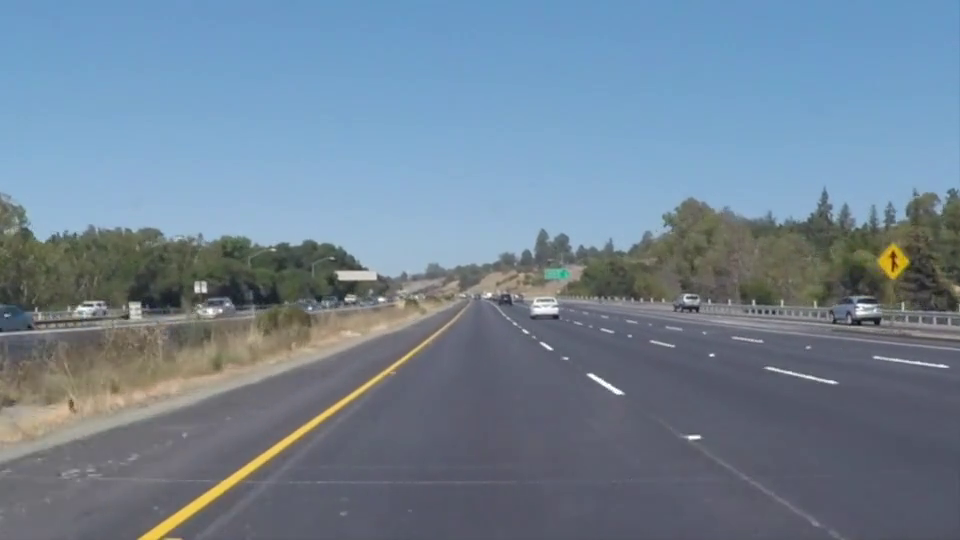
#> input picture frame 68 of solidYellowLeft.mp4, 960 x 540 px
$ python basic_lane_detection.py
#> lines starting #> are read from the running program, lines starting #| are printed output that depends on the picture; after the words box and inside, x2 and y2 are one past the last pixel; in counts of white or black regions, pixels touching at a corner belong together
import cv2
import numpy as np

cap = cv2.VideoCapture(r'D:\computer vision\drive-download-20251028T233500Z-1-001\Basic-Lane-Detection\solidYellowLeft.mp4')

# Read first frame to get width and height
ret, frame = cap.read()
#> frame is the input picture: shape (540, 960, 3); mean B, G, R 148.4, 131.1, 112.8
if not ret:
    print("Error: Couldn't read video.")
    cap.release()
    exit()

height, width = frame.shape[:2]
#> height = 540; width = 960

# Define VideoWriter outside the loop
out = cv2.VideoWriter('output.mp4', cv2.VideoWriter_fourcc(*'mp4v'), 20.0, (width, height))

cap.set(cv2.CAP_PROP_POS_FRAMES, 0)  # reset video to start

while True:
    ret, frame = cap.read()
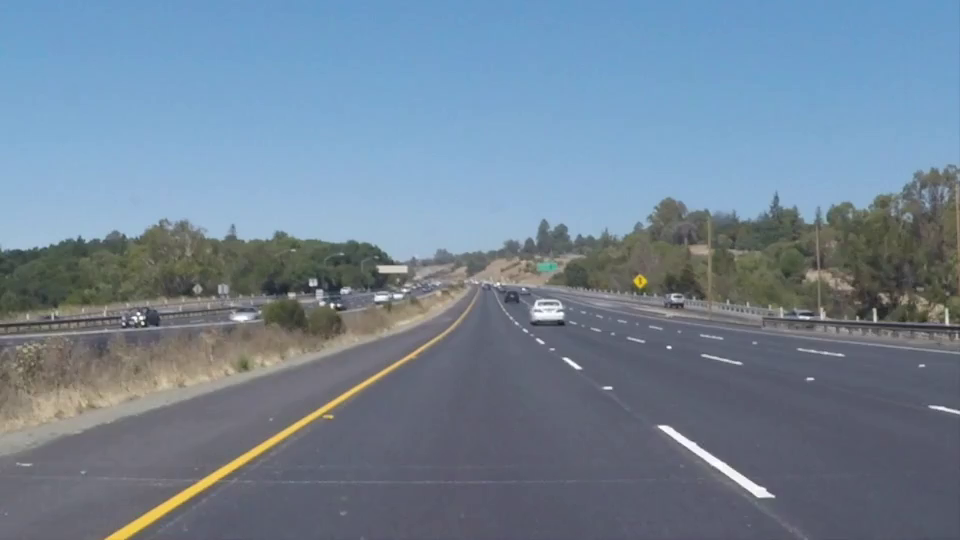
#> input picture frame 0 of solidYellowLeft.mp4, 960 x 540 px
#> frame is the input picture: shape (540, 960, 3); mean B, G, R 149.6, 131.7, 113.5
    if not ret:
        break

    mask = np.zeros((height, width), dtype=np.uint8)
    trapezoid = np.array([[
        (int(width * 0.1), height),
        (int(width * 0.9), height),
        (int(width * 0.6), int(height * 0.6)),
        (int(width * 0.4), int(height * 0.6))
    ]], dtype=np.int32)
    cv2.fillPoly(mask, trapezoid, 255)
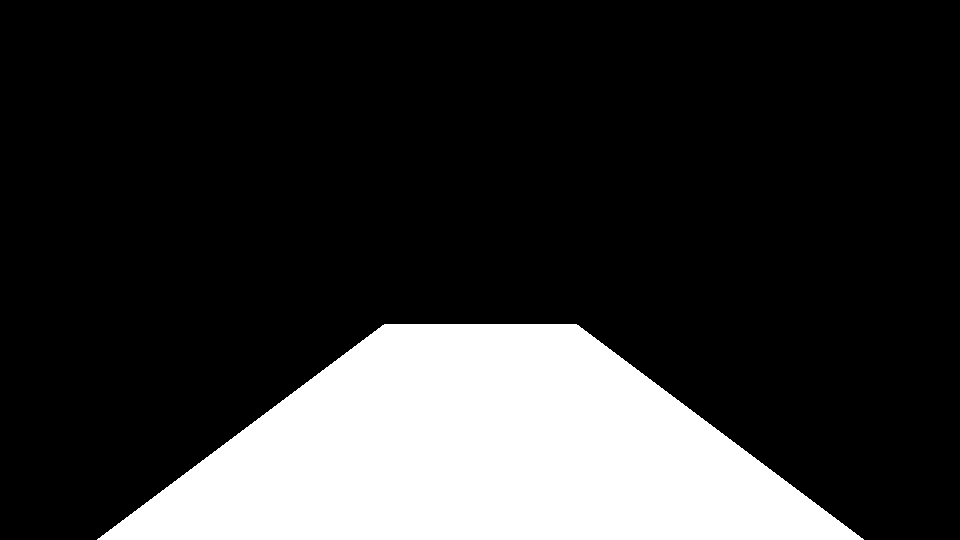
#> mask: shape (540, 960); 20% white; 1 white region, box (x1, y1, x2, y2) and area: (97, 324, 864, 540) 103752

    gray = cv2.cvtColor(frame, cv2.COLOR_BGR2GRAY)
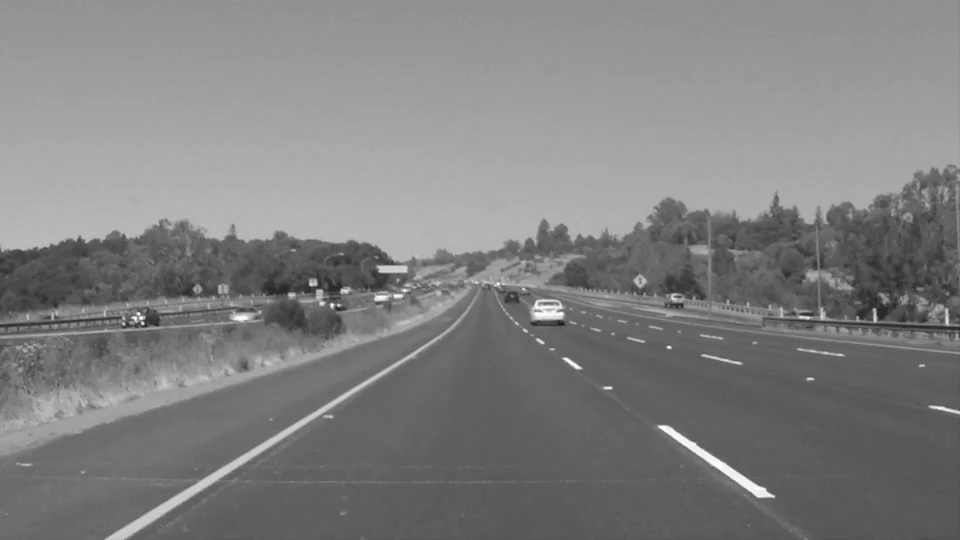
#> gray: shape (540, 960); min 25, max 255, mean 128.3
    blur = cv2.GaussianBlur(gray, (13, 13), 0)
    canny = cv2.Canny(blur, 50, 150)
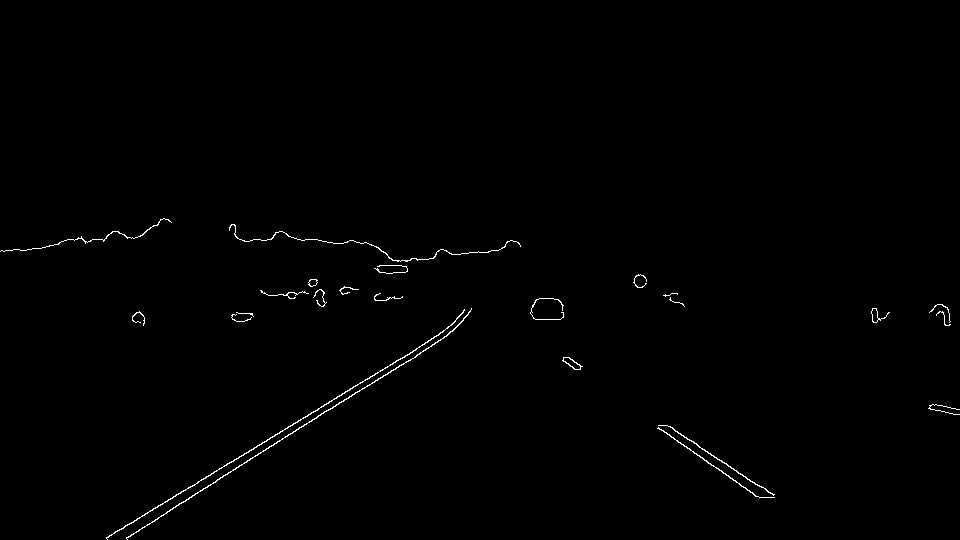
#> canny: shape (540, 960); 0.56% white in thin lines or dots, all inside (x1, y1, x2, y2) = (0, 218, 960, 540)

    masked = cv2.bitwise_and(canny, mask)
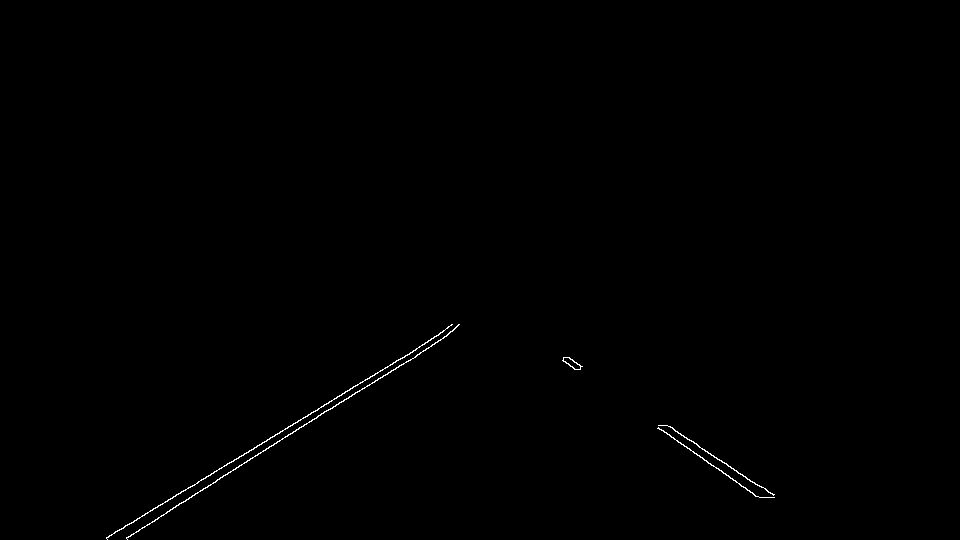
#> masked: shape (540, 960); 0.29% white in thin lines or dots, all inside (x1, y1, x2, y2) = (106, 324, 775, 540)
    contours, _ = cv2.findContours(masked, cv2.RETR_TREE, cv2.CHAIN_APPROX_SIMPLE)
#> contours = 6 contours; box (x1, y1, x2, y2) and area: (106, 324, 453, 540) 190, (126, 324, 460, 540) 190, (562, 357, 583, 370) 111, (563, 357, 581, 370) 91, (658, 425, 775, 496) 67, (657, 427, 775, 498) 65
    cv2.drawContours(frame, contours, -1, (0, 255, 0), 2)
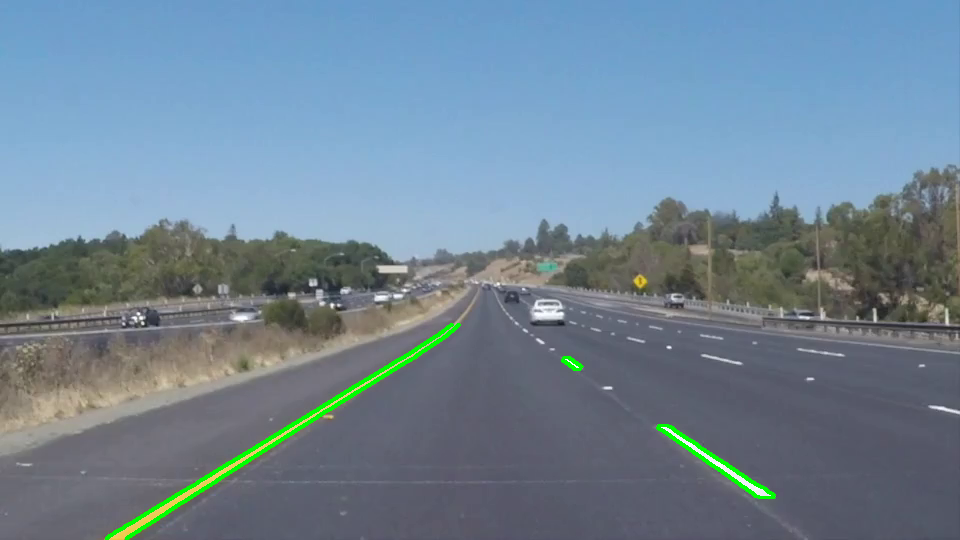
#> frame: shape (540, 960, 3); 0.88% of pixels changed, all inside (x1, y1, x2, y2) = (105, 323, 776, 540)

    # write the processed frame
    out.write(frame)

    cv2.imshow('Lane Detection', frame)

    if cv2.waitKey(30) & 0xFF == ord('q'):
#> (key q is pressed here)
        break

cap.release()
out.release()
cv2.destroyAllWindows()

$ run again, starting later in the video
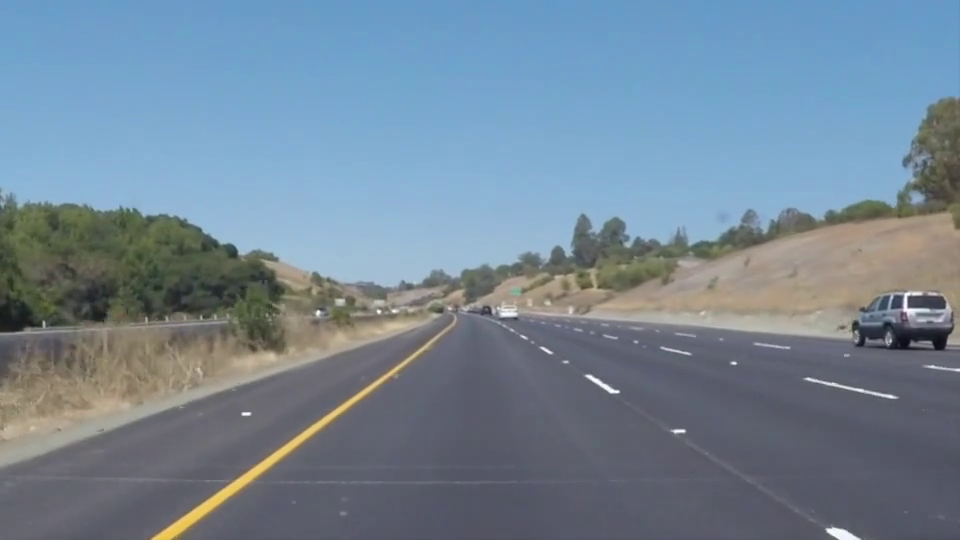
#> input picture frame 306 of solidYellowLeft.mp4, 960 x 540 px
#> frame is the input picture: shape (540, 960, 3); mean B, G, R 150.2, 134, 115.4
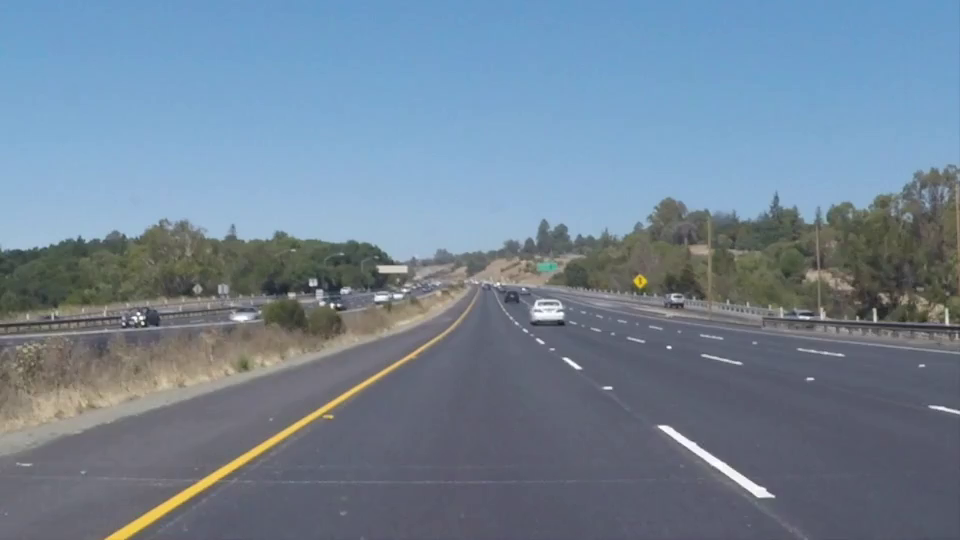
#> input picture frame 0 of solidYellowLeft.mp4, 960 x 540 px
#> frame is the input picture: shape (540, 960, 3); mean B, G, R 149.6, 131.7, 113.5
#> mask: shape (540, 960); 20% white; 1 white region, box (x1, y1, x2, y2) and area: (97, 324, 864, 540) 103752
#> canny: shape (540, 960); 0.56% white in thin lines or dots, all inside (x1, y1, x2, y2) = (0, 218, 960, 540)
#> masked: shape (540, 960); 0.29% white in thin lines or dots, all inside (x1, y1, x2, y2) = (106, 324, 775, 540)
#> contours = 6 contours; box (x1, y1, x2, y2) and area: (106, 324, 453, 540) 190, (126, 324, 460, 540) 190, (562, 357, 583, 370) 111, (563, 357, 581, 370) 91, (658, 425, 775, 496) 67, (657, 427, 775, 498) 65
#> frame: shape (540, 960, 3); 0.88% of pixels changed, all inside (x1, y1, x2, y2) = (105, 323, 776, 540)

$ run again, starting later in the video
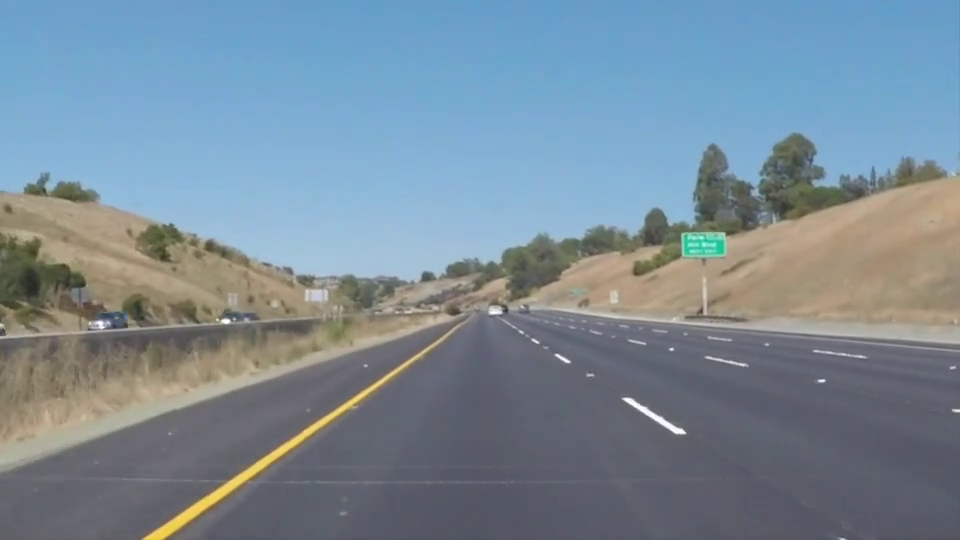
#> input picture frame 544 of solidYellowLeft.mp4, 960 x 540 px
#> frame is the input picture: shape (540, 960, 3); mean B, G, R 151.7, 138.7, 121.2
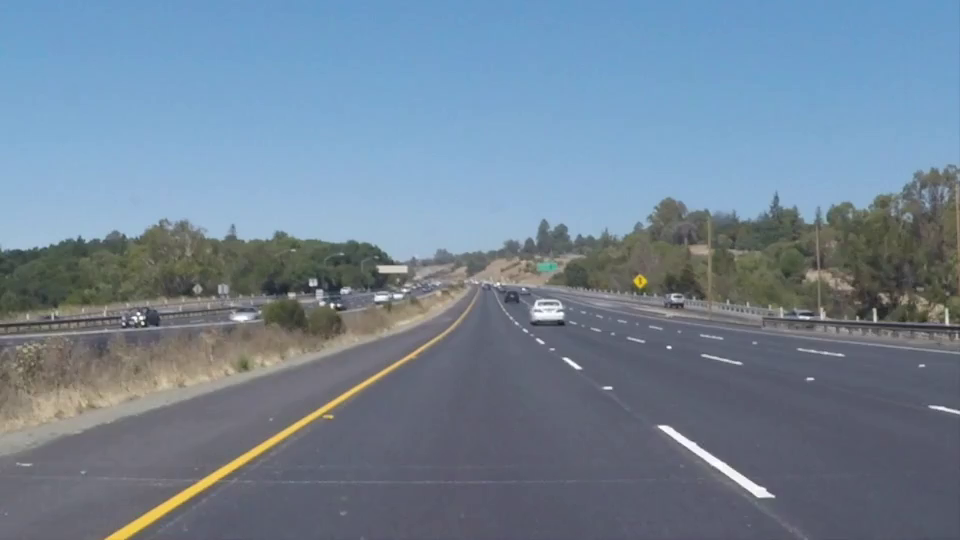
#> input picture frame 0 of solidYellowLeft.mp4, 960 x 540 px
#> frame is the input picture: shape (540, 960, 3); mean B, G, R 149.6, 131.7, 113.5
#> mask: shape (540, 960); 20% white; 1 white region, box (x1, y1, x2, y2) and area: (97, 324, 864, 540) 103752
#> canny: shape (540, 960); 0.56% white in thin lines or dots, all inside (x1, y1, x2, y2) = (0, 218, 960, 540)
#> masked: shape (540, 960); 0.29% white in thin lines or dots, all inside (x1, y1, x2, y2) = (106, 324, 775, 540)
#> contours = 6 contours; box (x1, y1, x2, y2) and area: (106, 324, 453, 540) 190, (126, 324, 460, 540) 190, (562, 357, 583, 370) 111, (563, 357, 581, 370) 91, (658, 425, 775, 496) 67, (657, 427, 775, 498) 65
#> frame: shape (540, 960, 3); 0.88% of pixels changed, all inside (x1, y1, x2, y2) = (105, 323, 776, 540)
